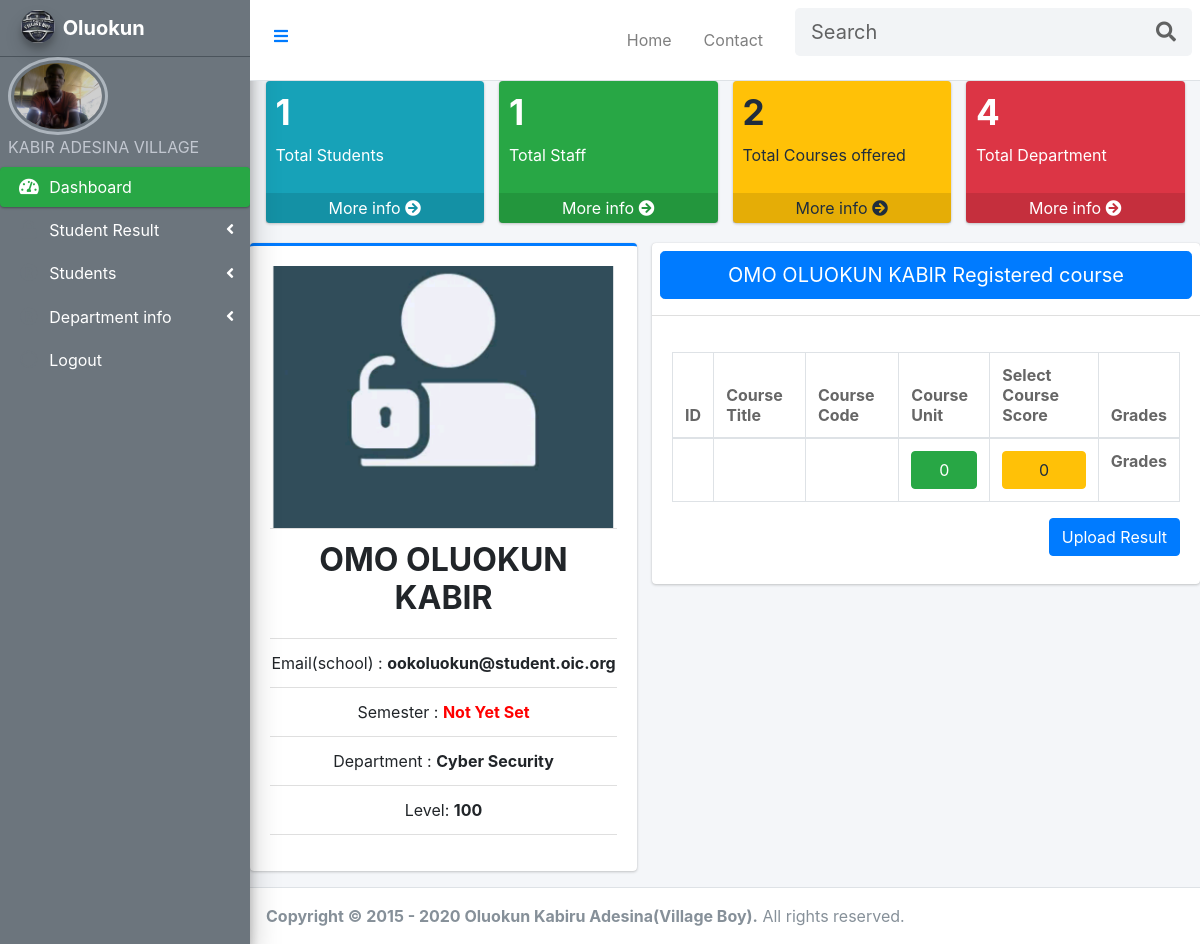
The app's page /staff/resultprocessing.php?id=a87ff679a2f3e71d9181a67b7542122c (signed in) with its own data.
### tables this page shows
CREATE TABLE `staff` (
  `id` int(6) NOT NULL,
  `name` varchar(30) NOT NULL,
  `email` varchar(30) NOT NULL,
  `Phone_Number` varchar(50) NOT NULL,
  `password` varchar(50) NOT NULL,
  `CourseTaken` varchar(50) NOT NULL,
  `category` varchar(50) NOT NULL,
  `faculty` varchar(100) NOT NULL,
  `state` varchar(50) NOT NULL,
  `city` varchar(50) NOT NULL,
  `address` text NOT NULL,
  `gender` varchar(50) NOT NULL,
  `dob` varchar(50) NOT NULL,
  `profilePicture` text NOT NULL,
  `StaffId` varchar(50) NOT NULL,
  `reg_date` timestamp NOT NULL DEFAULT current_timestamp() ON UPDATE current_timestamp()
);

CREATE TABLE `student` (
  `id` int(6) NOT NULL,
  `SurName` varchar(30) NOT NULL,
  `FirstName` varchar(30) NOT NULL,
  `LastName` varchar(30) NOT NULL,
  `email` varchar(30) NOT NULL,
  `Phone_Number` varchar(50) NOT NULL,
  `password` varchar(50) NOT NULL,
  `Level` varchar(50) NOT NULL,
  `matricNo` varchar(10) NOT NULL,
  `CurrentSemester` varchar(30) NOT NULL,
  `Department` varchar(255) NOT NULL,
  `Faculty` varchar(50) NOT NULL,
  `state` varchar(50) NOT NULL,
  `city` varchar(50) NOT NULL,
  `Address` varchar(50) NOT NULL,
  `dob` varchar(50) NOT NULL,
  `gender` varchar(50) NOT NULL,
  `profilePicture` text NOT NULL,
  `NextOfKin` varchar(100) NOT NULL,
  `CGPA` varchar(5) NOT NULL,
  `class` varchar(50) NOT NULL,
  `StudentId` varchar(50) NOT NULL,
  `reg_date` timestamp NOT NULL DEFAULT current_timestamp() ON UPDATE current_timestamp()
);

### staff/resultprocessing.php (the view, shortened to what this page needs)
<?php
     if(isset($_SESSION['staffLogin'])){
    include('header.php');
    include("../includes/connection.php");
    $user =$_SESSION['staffLogin'];
    $stmt = "SELECT* FROM staff WHERE email = '$user'|| Phone_Number = '$user'";
    $qe = mysqli_query($conn, $stmt);
    $staff = mysqli_fetch_array($qe);
    $dept = $staff['category'];
    $id = $_GET['id'];
    $stmt = "SELECT* FROM student WHERE StudentId = '$id'";
    $qe = mysqli_query($conn, $stmt);
    $student = mysqli_fetch_array($qe);
    $studentname = htmlentities(strtoupper($student['SurName']." ".$student['FirstName']." ".$student['LastName']));
    $level = $student['Level'];
    $semester = $student['CurrentSemester'];
        $id = $student['StudentId'];
          $regcourse = mysqli_query($conn, "SELECT* FROM registeredcourse WHERE studentId = '$id' AND semester = '$semester' AND level = '$level' ");
          $courses = mysqli_fetch_array($regcourse);
          $courseUnit = explode(",", $courses['courseUnit']);
          $scoress = explode(",", $courses['scores']);
          $gradess = explode(",", $courses['grades']);
          $to = array_sum($courseUnit);
          $sco = array_sum($scoress);
    ?>
<!DOCTYPE html>
<html lang="en">
<head>
    <link rel="stylesheet" href=>
</head>
<?php
    include('sidebar.php');
    ?>
<body>
<div class="content-wrapper">
    <section class="content">
      <div class="container-fluid">
        <div class="row">
          <div class="col-lg-3 col-6">
            <div class="small-box bg-info">
            <?php
              $students = mysqli_query($conn, "SELECT COUNT(id) AS totalStudent FROM student WHERE Department ='$dept' ");
              $TotalStudent = mysqli_fetch_array($students);
              ?>
              <div class="inner">
                <h3><?php echo htmlentities($TotalStudent['totalStudent']);?></h3>
                <p>Total Students</p>
              </div>
              <a href="manageStudent.php" class="small-box-footer">More info <i class="fas fa-arrow-circle-right"></i></a>
            </div>
          </div>
          <div class="col-lg-3 col-6">
            <div class="small-box bg-success">
              <?php
              $staffs = mysqli_query($conn, "SELECT COUNT(id) AS totalStaff FROM staff WHERE category = '$dept' ");
              $TotalStaff = mysqli_fetch_array($staffs);
              ?>
              <div class="inner">
                <h3><?php echo htmlentities($TotalStaff['totalStaff']);?></h3>
                <p>Total Staff</p>
              </div>
              <a href="manageStaff.php" class="small-box-footer">More info <i class="fas fa-arrow-circle-right"></i></a>
            </div>
          </div>
          <div class="col-lg-3 col-6">
            <div class="small-box bg-warning">
            <?php
              $course = mysqli_query($conn, "SELECT COUNT(id) AS totalCourses FROM courses WHERE CourseCategory ='$dept' ");
              $TotalCourse = mysqli_fetch_array($course);
              ?>
              <div class="inner">
                <h3><?php echo htmlentities($TotalCourse['totalCourses']);?></h3>
                <p>Total Courses offered</p>
              </div>
              <a href="manageCourse.php" class="small-box-footer">More info <i class="fas fa-arrow-circle-right"></i></a>
            </div>
          </div>
          <div class="col-lg-3 col-6">
            <div class="small-box bg-danger">
            <?php
              $depttment = mysqli_query($conn, "SELECT COUNT(id) AS totaldepartment FROM department");
              $Totaldepartment = mysqli_fetch_array($depttment);
              ?>
              <div class="inner">
                <h3><?php echo htmlentities($Totaldepartment['totaldepartment']);?></h3>
                <p>Total Department</p>
              </div>
              <a href="#" class="small-box-footer">More info <i class="fas fa-arrow-circle-right"></i></a>
            </div>
          </div>
        </div>
      </div>
    </section>
        <div class="row">
          <div class="col-md-5">
            <div class="card card-primary card-outline">
              <div class="card-body box-profile">
                <div class="text-center">
                  <img class="img-fluid card-img"
                       src="../student/<?php
                        if(!empty($student['profilePicture'])){
                            echo htmlentities($student['profilePicture']);
                        }else{
                            echo "../image/login.png";
                        }
                       ?>"
                       alt="User profile picture">
                    <ul class="list-group list-group-unbordered mb-3">
                      <li class="list-group-item"> <h2> <b><?php echo $studentname ?></b></h2>
                        </li>
                      <li class="list-group-item">Email(school) : <b><?php echo ($student['email'])?></b></li>
                      <li class="list-group-item">Semester : <b><?php
                        if(!empty($student['CurrentSemester'])){
                            echo htmlentities($student['CurrentSemester']);
                        }else{
                            echo "<span style ='color:red'>Not Yet Set</span>";
                        }
                       ?></b></li>
                          <li class="list-group-item">Department : <b><?php
                        if(!empty($student['Department'])){
                            echo htmlentities($student['Department']);
                        }else{
                            echo "<span style ='color:red'>Not Yet Set</span>";
                        }
                       ?></b></li>
                          <li class="list-group-item">Level: <b><?php
                        if(!empty($student['Level'])){
                            echo htmlentities($student['Level']);
                        }else{
                            echo "<span style ='color:red'>Not Yet Set</span>";
                        }
                       ?></b></li>
                      </ul>
                </div>
              </div>
            </div>
        </div>
          <div class="col-md-7">
            <div class="card">
              <div class="card-header p-2">
                  <h1 class="text-center btn btn-primary btn-lg btn-block"> <?php echo $studentname ?> Registered course</h1>
              </div>
              <div class="card-body">
                <div class="tab-content">
                  <div class="active tab-pane" id="activity">
                    <div class="post">
                    <table class="table table-bordered">
                  <thead>
                    <tr>
                      <th style="width: 10px">ID</th>
                      <th>Course Title</th>
                      <th>Course Code</th>
                      <th>Course Unit</th>
                      <th>Select Course Score</th>
                      <th>Grades</th>
                    </tr>
                  </thead>
                   <tfoot>
                   <tr>
                      <th style="width: 10px"></th>
                      <th></th>
                      <th><p name = "p" value ="paragrap"></p> </th>
                      <th><button class ="btn btn-success btn-block" value = "<?php echo $to?>" name ="" type ="input"><?php echo $to?></button></th>
                      <th><button class ="btn btn-warning btn-block" value = "" name ="grade" id = "grading"> <?php if(!empty($gradess)){echo $sco;}?></button></th>
                      <th>Grades</th>
                    </tr>
                   </tfoot>
                </table>
                 <button type="submit" class="btn btn-primary mb-2 float-right" id="uploadResult" name="uploadResult" >Upload Result</button>
                   </div>
                  </div>
                </div>
              </div>
            </div>
          </div>
        </div>
    </div>
<?php  include('footer.php'); ?>
</body>
</html>
<?php
    }
    else{
        header('location:../index.php');
    }
    ?>

### staff/sidebar.php (shortened to what this page needs)
<?php
  if(isset($_SESSION['staffLogin'])){
    include("../includes/connection.php");
    $user =$_SESSION['staffLogin'];
    $stmt = "SELECT* FROM staff WHERE email = '$user'|| Phone_Number = '$user'";
    $qe = mysqli_query($conn, $stmt);
    $staff = mysqli_fetch_array($qe);
    $staf = explode(",", $staff['name']);
    $name =strtoupper($staf[0]." ".$staf[1]." ".$staf[2]);
?>
<aside class="main-sidebar bg-muted  sidebar-dark-success elevation-4  bg-secondary"  style="position:fixed; top: 0px; left: 0px; z-index: 1;">
    <a href="../index.php" class="brand-link">
      <img src="../image/village boy logo.jpg" alt="<?php $name ?>" class="brand-image img-circle elevation-3"
           style="opacity: .8">
      <span class="brand-text font-weight-bold">Oluokun</span>
    </a>
    <div class="sidebar">
      <img class="profile-user-img img-fluid img-circle"
                     src= "../staff/<?php
                      if(!empty($staff['profilePicture'])){
                          echo htmlentities($staff['profilePicture']);
                      }else{
                          echo "<span style ='color:red'>Not Yet Set</span>";
                      }
                     ?>"
                     alt="User profile picture">
        <div class="info">
          <a href="index.php" class="d-block"><?php echo $name;?> </a>
        </div>
      </div>
      <nav class="mt-2">
        <ul class="nav nav-pills nav-sidebar flex-column" data-widget="treeview" role="menu" data-accordion="false">
          <li class="nav-item has-treeview menu-open">
            <a href="index.php" class="nav-link active">
              <i class="nav-icon fas fa-tachometer-alt"></i>
              <p>
                Dashboard
              </p>
            </a>
          </li>
            <li class="nav-item has-treeview">
              <a href="#" class="nav-link">
                <i class="nav-icon fa fa-lock"></i>
                <p>
                  Student Result
                  <i class="fas fa-angle-left right"></i>
                </p>
              </a>
            </li>
          <li class="nav-item has-treeview">
          <a href="#" class="nav-link">
            <i class="nav-icon fa fa-registered"></i>
            <p>
              Students
              <i class="fas fa-angle-left right"></i>
            </p>
          </a>
        </li>
        <li class="nav-item has-treeview">
          <a href="#" class="nav-link">
            <i class="nav-icon fa fa-registered"></i>
            <p>
              Department info
              <i class="fas fa-angle-left right"></i>
            </p>
          </a>
        </li>
          <li class="nav-item">
                <a href="Logout.php" class="nav-link">
                  <i class="far fa-circle nav-icon"></i>
                  <p>Logout</p>
                </a>
              </li>
        </ul>
      </nav>
  </aside>
  <?php
  }
  ?>

### css/style.css (style rules this page uses)
aside { position: fixed; z-index: 1; top: 0; left: 0; }
nav ul li a.nav-link p { text-decoration: none; color: white; }

### records on screen
staff: profilePicture (picture), name "KABIR ADESINA VILLAGE"
student: studentname "OMO OLUOKUN KABIR", email "ookoluokun@student.oic.org", Department "Cyber Security", Level "100"

### other values on screen
$TotalStudent['totalStudent'] "1"
$TotalStaff['totalStaff'] "1"
$TotalCourse['totalCourses'] "2"
$Totaldepartment['totaldepartment'] "4"
$to "0"
$sco "0"
Date('Y') "2020"
